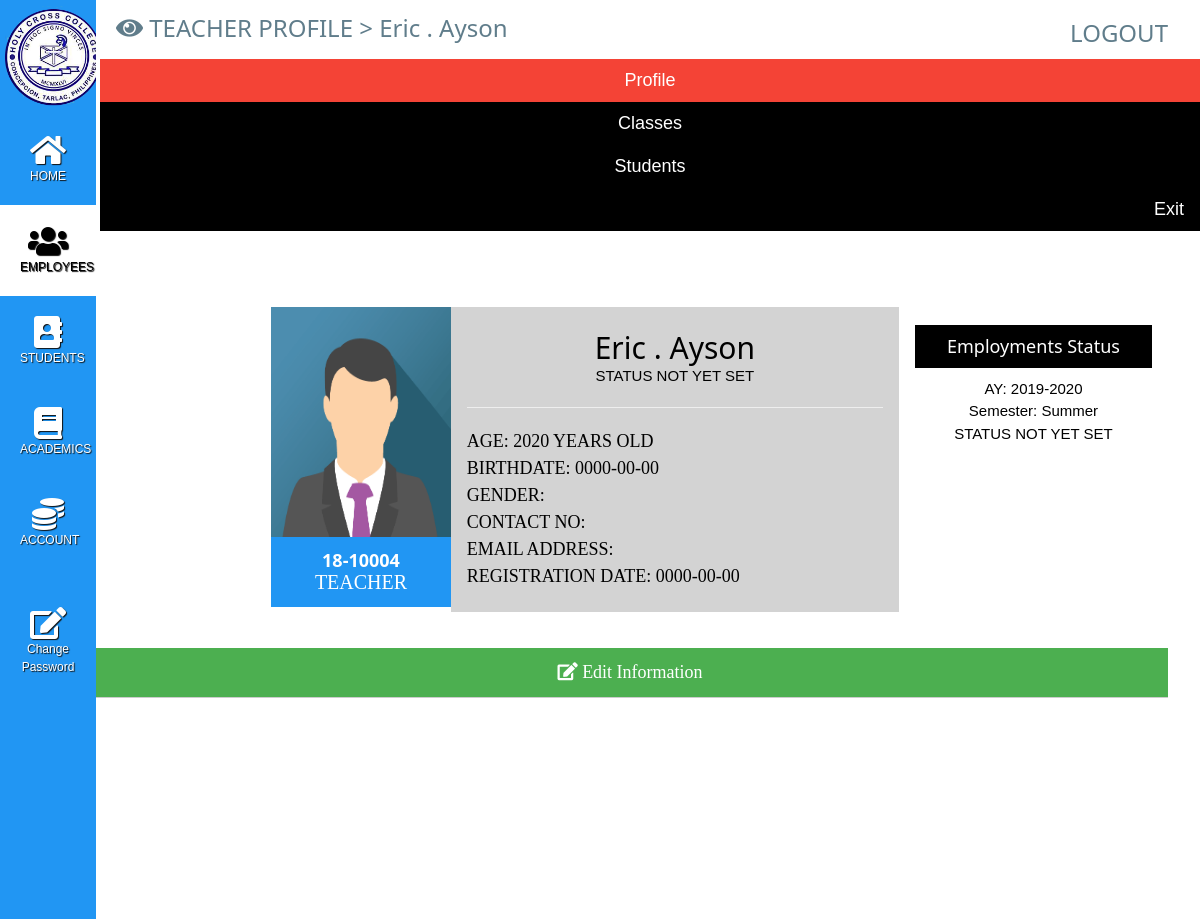
/admin/teacher_profile.php?id=3 (signed in), run on the app's committed database.
### tables this page shows
CREATE TABLE `employees` (
  `id` int(11) NOT NULL,
  `emp_id` varchar(8) DEFAULT NULL,
  `lname` varchar(11) DEFAULT NULL,
  `fname` varchar(13) DEFAULT NULL,
  `mi` varchar(2) DEFAULT NULL,
  `bdate` date NOT NULL,
  `gender` varchar(7) NOT NULL,
  `email` char(30) NOT NULL,
  `contact` varchar(13) NOT NULL,
  `hire_date` date NOT NULL,
  `hire_year` varchar(5) NOT NULL,
  `role` varchar(25) NOT NULL,
  `status` varchar(15) NOT NULL
);

CREATE TABLE `picture` (
  `id` int(11) NOT NULL,
  `user_id` varchar(8) NOT NULL,
  `type` varchar(30) NOT NULL,
  `title` varchar(50) NOT NULL,
  `dir` char(255) NOT NULL
);

### app/session.php (called while the page is built, shortened)
<?php
$role = $_SESSION['user_role'];
?>

### app/functions.php (called while the page is built, shortened)
      <?php
function checkPicture($conn, $sid){
  $queryCheckPicture = "select * from picture where user_id = ?";
  $checkPicture = $conn->prepare($queryCheckPicture);
  $checkPicture->execute(array($sid));
  $row = $checkPicture->fetch(PDO::FETCH_ASSOC);
  return $row;
}
            ?>

### app/getSYSem.php (called while the page is built, shortened)
<?php
$currentMonth = date ("m");
$currentYear = date ("Y");
if( ($currentMonth>=9) && ($currentMonth<=12) ){
	$syEnd = $currentYear +1;
	$sy = $currentYear."-".$syEnd;
	$sem = "2nd Sem";
}
else if( ($currentMonth>=4) && ($currentMonth<=8) ){
	$syEnd = $currentYear +1;
	$sy = $currentYear."-".$syEnd;
	$sem = "1st Sem";
}
else if( ($currentMonth>=3) && ($currentMonth<=4) ){
	$syEnd = $currentYear +1;
	$sy = $currentYear."-".$syEnd;
	$sem = "Summer";
}
?>

### methods/view_emp_profile.php (the view, shortened to what this page needs)
<?php
$bdate = date($emp['bdate']);
$age = substr(date('Ymd') - date('Ymd', strtotime($bdate)), 0, -4);
if($emp['status']==null){
  $stats = "Status not yet set";
}else{
  $stats = $emp['status'];
}
?>
<div id="profile" class="w3-container w3-padding"><br>
    <div class=" w3-col m12 l2" style="background: #fff; color: #fff;">hi</div>
    <div class=" w3-col m12 l2">
        <?php
        if($role=="admin"){
          if(!empty($rPic)){
              ?>
              <img src="<?php echo $rPic['dir']."".$rPic['title']; ?>" alt="Person" id="studImg" style="width:100%; height: 195px;" >
              <?php
          }
          else{
              ?>
              <img src="../lib/res/avatar.png" alt="Person" id="studImg" style="width:100%; height: 195px;" >
              <?php
          }
        ?>
        <button class="w3-input w3-blue" onclick="openFileUploader()">Upload Photo</button>
        <?php }else{
          if(!empty($rPic)){
              ?>
              <img src="<?php echo $rPic['dir']."".$rPic['title']; ?>" alt="Person" id="studImg" style="width:100%; height: 230px;" >
              <?php
          }
          else{
              ?>
              <img src="../lib/res/avatar.png" alt="Person" id="studImg" style="width:100%; height: 230px;" >
              <?php
          }
        }?>
        <div class="w3-container w3-center w3-blue" >
          <h5><b><?php echo $sid; ?></b></h5>
          <h4 style="margin-top: -17px; font-size: 20px; font-family: century gothic;"><?php echo strtoupper($emp['role']); ?></h4>
        </div>
    </div>
    <div class="w3-col m12 l5 w3-padding" style="background: lightgrey; height: 305px !important;">
        <h2 class="w3-center"><?php echo $fullname; ?></h2>
        <p class="w3-center" style="margin-top: -15px; "><?php echo strtoupper($stats); ?></p><hr>
        <div style="font-size: 18px; font-family: century gothic;">
        <span class="w3-tab" style="">AGE: <?php echo $age; ?> YEARS OLD</span><br>
        <span class="w3-tab" style="">BIRTHDATE: <?php echo $bdate?></span><br>
        <span class="w3-tab" style="">GENDER: <?php echo $emp['gender']?></span><br>
        <span class="w3-tab" style="">CONTACT NO: <?php echo $emp['contact']?></span><br>
        <span class="w3-tab" style="">EMAIL ADDRESS: <?php echo $emp['email']?></span><br>
        <span class="w3-tab" style="">
        REGISTRATION DATE: <?php echo $emp['hire_date']?></span><br><br>
        </div>
    </div>
    <div class="w3-col m12 l3 w3-padding w3-center">
        <h5 class="w4-card w3-black w3-padding">Employments Status</h5>
        <span class="w3-tab">AY: <?php echo $sy; ?></span><br>
        <span class="w3-tab">Semester: <?php echo $sem; ?></span><br>
        <span class="w3-tab"><?php echo strtoupper($stats); ?></span><br>
    </div>
</div>
<div class="w3-padding">
    <button class="w3-input w3-green w3-padding" style="margin-top: 20px !important;line-height: 30px; height: 50px; font-size: 18px; font-family: century gothic; font-weight: 500;" onclick="openEditForm('<?php echo $id; ?>')"><i class="fa fa-edit" ></i> Edit Information</button>
</div>

### admin/teacher_profile.php (shortened to what this page needs)
<?php
require_once('../app/config/connect.php');
require_once('../app/functions.php');
require_once('../app/getSYSem.php');
require_once('../app/session.php');
$id = strval($_GET['id']);
$get_info = "select * from employees where id =?";
$info =  $conn->prepare($get_info);
$info->execute(array($id));
$emp = $info->fetch(PDO::FETCH_ASSOC);
$mi = explode(".", $emp['mi']);
$fullname = ucwords($emp['fname']." ".$mi[0].". ".$emp['lname']);
$sid = $emp['emp_id'];
$rPic = checkPicture($conn, $sid);
?>
<!DOCTYPE html>
<html lang="en">
<head>
    <link rel="stylesheet" href="../lib/css/admin-dash.css">
    <link rel="stylesheet" href="../lib/css/sidebar.css">
    <link rel="stylesheet" href="../lib/css/w3.css">
    <link rel="stylesheet" href="../lib/css/font-awesome.css">
</head>
<body>
    <div id="wraper" class="w3-row">
        <div id="sidebar" class="w3-col s12 m1 w3-sidebar w3-bar-block">
            <div class="side-nav w3-blue w3-center">
                <img src="../lib/res/logo.png" width="107" style="margin-top: -50px; padding: 5px;">
                <button class="w3-bar-item w3-button" value="Home" name="id" id="Home" onclick="openLink('Home')"><i class="fa fa-home"></i><br>HOME</button>
                <button class="w3-bar-item w3-button w3-white" value="Employees" name="id" id="Employees" onclick="openLink('Employees')"><i class="fa fa-users"></i><br>EMPLOYEES</button>
                <button class="w3-bar-item w3-button" value="Students" name="id" id="Students" onclick="openLink('Students')"><i class="fa fa-address-book"></i><br>STUDENTS</button>
                <button class="w3-bar-item w3-button" value="Academics" name="id" id="Academics" onclick="openLink('Academics')"><i class="fa fa-book"></i><br>ACADEMICS</button>
                <button class="w3-bar-item w3-button" value="Account" name="id" id="Account" onclick="openLink('Account')"><i class="fa fa-coins"></i><br>ACCOUNT</button>
                <br>
                <button class="w3-bar-item w3-button tablink" value="chgPass" name="id" id="chgPass" onclick="openLink('chgPass')"><i class="fa fa-edit"></i><br>Change Password</button>
            </div>
        </div>
        <div id="body" class="w3-col s12 m11 w3-right">
            <div class="header w3-row w3-text-blue-grey">
                <h3 class="w3-container"><i class="fa fa-eye"></i> TEACHER PROFILE > <?php echo $fullname; ?>
                <a href="../app/logout.php" class="w3-button logout" style="margin-top: -3px !important;">LOGOUT</a>
            </div>
	        <div class="w3-bar w3-black" style="font-size: 18px !important; text-shadow: none !important;">
            	<button class="w3-button tablink w3-red" onclick="openTab(event,'Profile')">Profile</button>
			    <button class="w3-button tablink" onclick="openTab(event,'Classes')">Classes</button>
                <button class="w3-button tablink" onclick="openTab(event,'Studs')">Students</button>
			    <a href="../admin/admin.php?page=Employees" class="w3-button w3-right" >Exit</a>
			</div>
    		<div id="Profile" class="w3-container w3-animate-opacity tab" style="width:95% !important; display: block;">
    			<br><br>
	            <?php require_once('../methods/view_emp_profile.php'); ?>
            </div>
	            <?php require_once('../methods/teacher_classes.php'); ?>
        </div>
    </div>
</body>
</html>

### methods/teacher_classes.php (shortened to what this page needs)
<head>
</head>

### data on the page
employees: fullname "Eric . Ayson", emp "18-10004", role "TEACHER", status "STATUS NOT YET SET", bdate "2020", bdate "0000-00-00", hire_date "0000-00-00"
picture: dir+title (placeholder picture)

### other printed values
$sy "2019-2020"
$sem "Summer"
